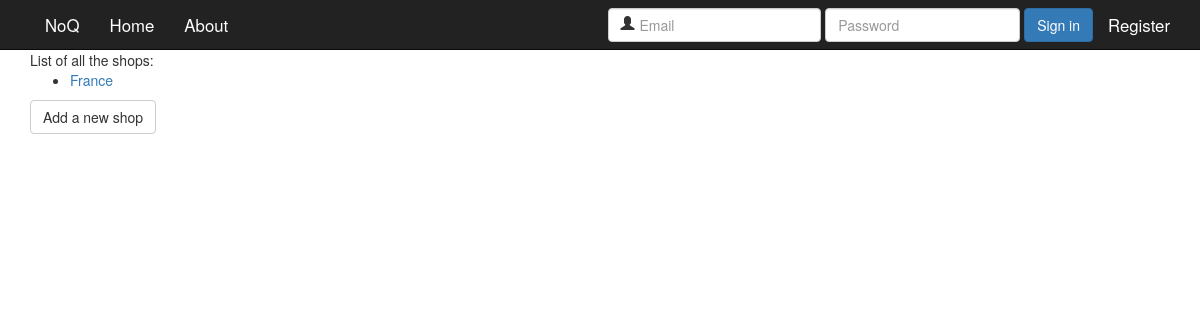
The app's page /shopowner/, older data.
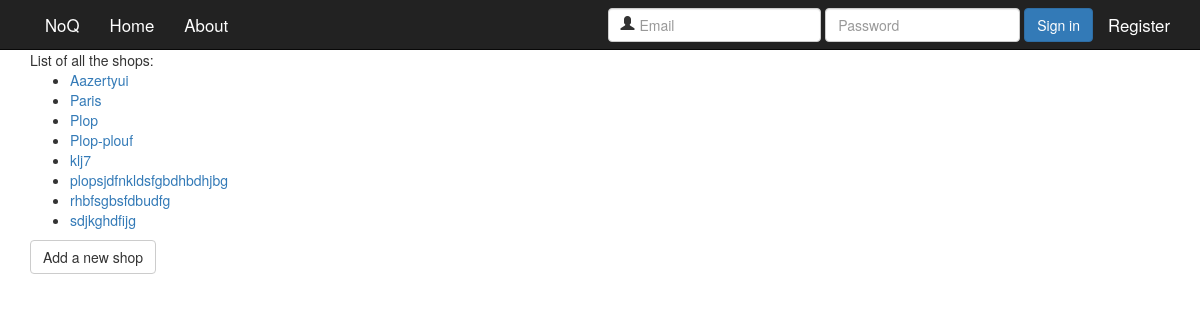
The same page, newer data.
### main/models.py (models this page shows, shortened)
class Shop(models.Model):
    name = models.CharField(max_length=20)
    shop_owner = models.ForeignKey(ShopOwner, on_delete=models.CASCADE)
    subscription = models.ForeignKey(Subscription, on_delete=models.CASCADE)
    postal_code = models.IntegerField()
    address = models.CharField(max_length=200, null=True, blank=True)
    latitude = models.FloatField()
    longitude = models.FloatField()
    image_name = models.CharField(max_length=50, null=True)
    cusine_type = models.CharField(max_length=50, null=True)

### main/ShopOwner/views.py (the view)
def index(request):
    shop_list = Shop.objects.order_by('name')
    return render(request, 'main/index_shopowner.html', {'shop_list': shop_list})

### main/templates/main/index_shopowner.html
{% extends 'main/base.html' %}
{% block content %}
    List of all the shops:
    {% if shop_list %}
        <ul>
            {% for shop in shop_list %}
                <li><a href="{% url 'shopowner:shop' shop.id %}">{{ shop.name }}</a></li>
            {% endfor %}
        </ul>
    {% else %}
        <p>No Shop are available.</p>
    {% endif %}
    <a class="btn btn-default" href="{% url 'shopowner:newshop' %}" role="button">Add a new shop</a>
{% endblock %}

### templates/main/base.html (shortened to what this page needs)
{% load staticfiles %}
<!DOCTYPE html>
<html lang="en">
<head>
    <link href="{% static 'boots/css/bootstrap.min.css' %}" rel="stylesheet">
    <link href="{% static 'main/css/full.css' %} " rel="stylesheet">
    <link href="{% static 'main/css/home.css' %} " rel="stylesheet">
    <link href="{% static 'boots/css/navbar-static-top.css' %}" rel="stylesheet">
</head>
<body>
{% include 'main/navbar.html' %}
<div class="container">
    {% block content %}
    {% endblock %}
</div>
</body>
</html>

### templates/main/navbar.html (shortened to what this page needs)
<nav class="navbar navbar-inverse navbar-static-top">
    <div class="container">
        <div id="navbar" class="navbar-collapse collapse">
            <ul class="nav navbar-nav">
                <li><a href="{% url 'home' %}">NoQ</a></li>
                <li><a href="{% url 'home' %}">Home</a></li>
                <li><a href="#about">About</a></li>
            </ul>
            <ul class="nav navbar-nav navbar-right">
                {% if request.user.is_authenticated %}
                    <li class="active"><a href="{% url 'logout' %}">Logout</a></li>
                {% else %}
                    <li><a  href="{% url 'register' %}">Register</a></li>
                {% endif %}
            </ul>
            {% if not request.user.is_authenticated and not "/login" in request.get_full_path %}
                <div id="navbar" class="navbar-collapse collapse">
                    <form class="navbar-form navbar-right" method="POST" action="{% url 'login' %}">
                        <div class="form-group left-addon">
                            <i class="glyphicon glyphicon-user"></i>
                            <input type="text" placeholder="Email" name="username" class="form-control">
                        </div>
                        <div class="form-group">
                            <input type="password" class='form-control' name='password' placeholder='Password'/>
                        </div>
                        <button class="btn btn-primary">Sign in</button>
                    </form>
                </div>
            {% endif %}
        </div>
    </div>
</nav>

### static/boots/css/navbar-static-top.css (style rules this page uses)
.navbar-static-top { margin-bottom: 0px; height: 50px; }
.nav.navbar-nav li a { color: white !important; font-size: 1.2em !important; }
.left-addon .glyphicon { left: 30px; }
.left-addon input { padding-left: 30px; }

Row changes from the older to the newer data that the page shows:
added Shop: name "Aazertyui"
changed Shop: name "France" → "Paris"
added Shop: name "Plop"
added Shop: name "Plop-plouf"
added Shop: name "klj7"
added Shop: name "plopsjdfnkldsfgbdhbdhjbg"
added Shop: name "rhbfsgbsfdbudfg"
added Shop: name "sdjkghdfijg"
